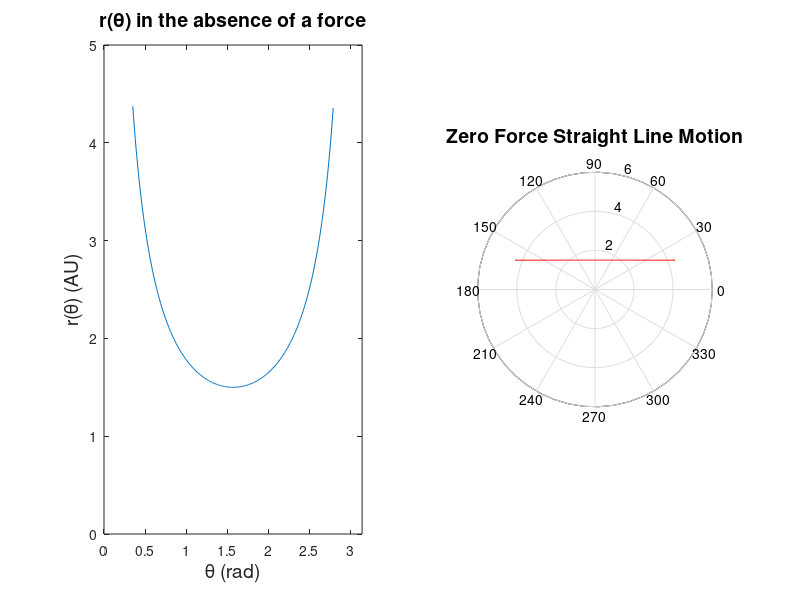

Source code (MATLAB):
%simple_orbit.m - plots the orbit for a zero force case, u=1.5AU*sin(theta)=1/r
th=[0.35:0.01:pi-0.35];% angle range
r=1.5*csc(th);         % distance versus angle
subplot(1,2,1);plot(th,r);
axis([0 pi 0 5]),
xlabel('\theta (rad)','FontSize',14)
ylabel('r(\theta) (AU)','FontSize',14);
title('r(\theta) in the absence of a force','FontSize',14)
subplot(1,2,2);polar(th,r,'r')
title('Zero Force Straight Line Motion','FontSize',14)
xlabel('Distance in AU','FontSize',14)
